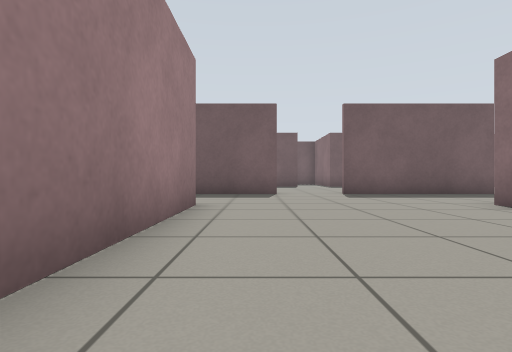
view 1 (above)

24 first-person views from a walk through a Gazebo world. The camera is 0.5 m above the floor, looks level and sees 80° across. The floor is counted in squares, 1 m on a side. Each view is taken from the middle of a square. On the plan, view 1 faces up. The plan holds only what a view shows up to about 9 squares ahead; the rest is blank. Simple patterns stand in for the simulator's built-in surfaces.

view 2
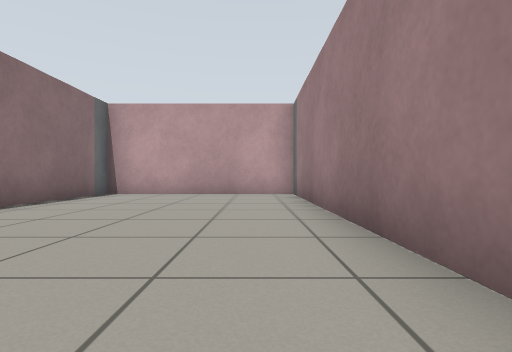

view 3
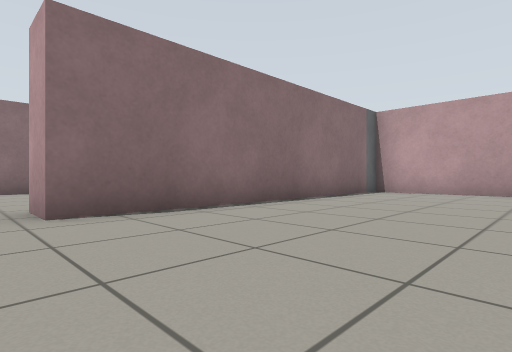

view 4
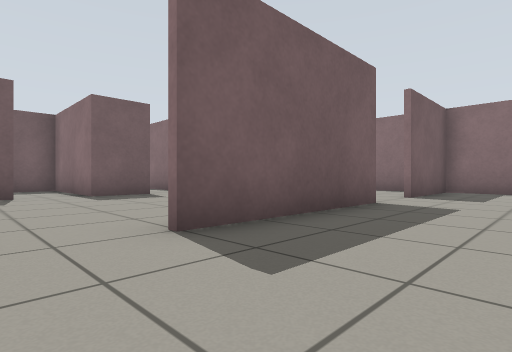

view 5
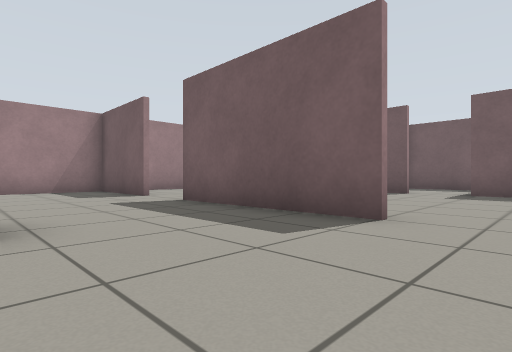

view 6
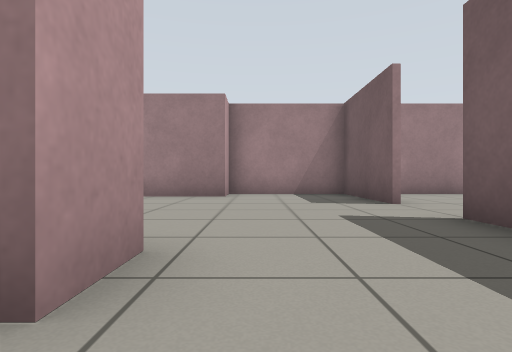

view 7
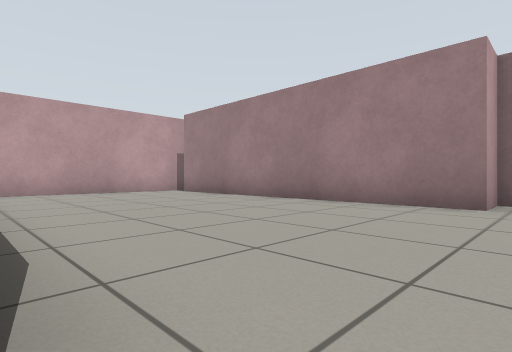

view 8
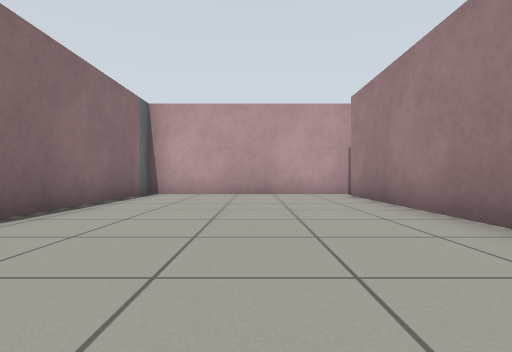

view 9
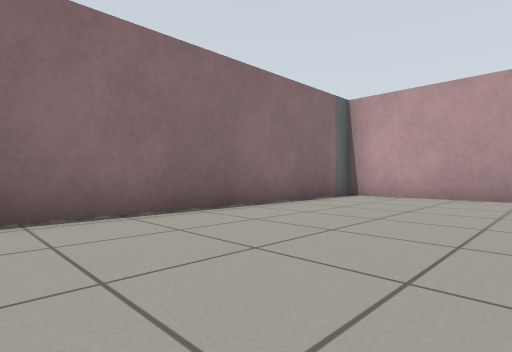

view 10
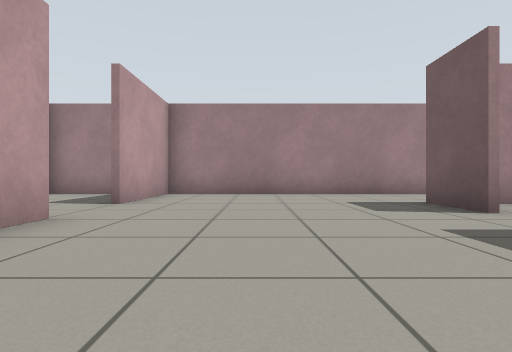

view 11
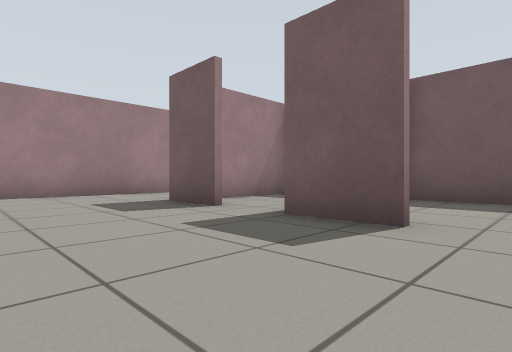

view 12
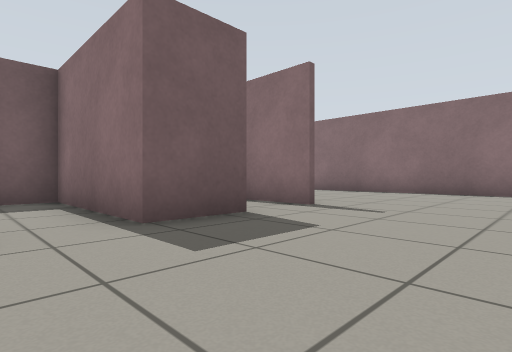

view 13
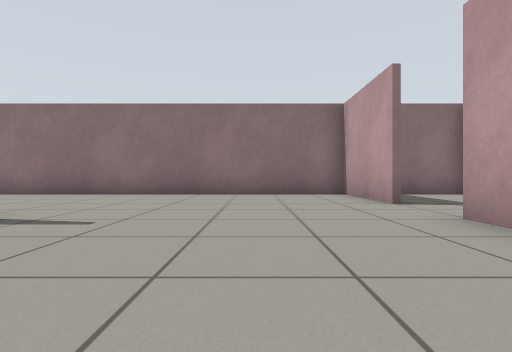

view 14
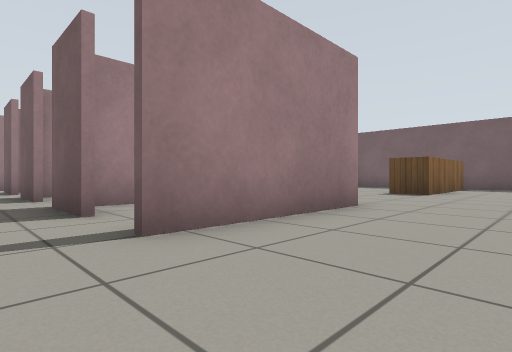

view 15
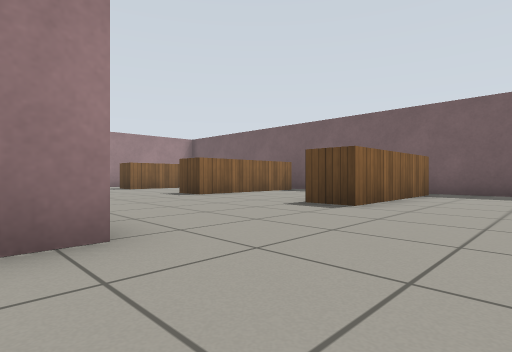

view 16
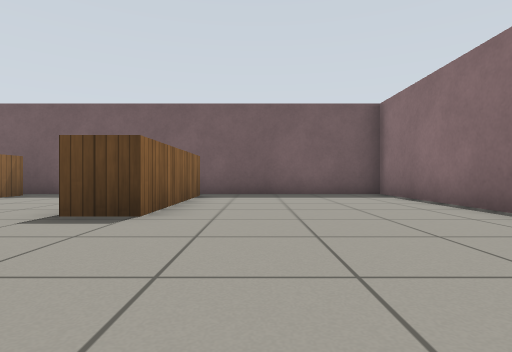

view 17
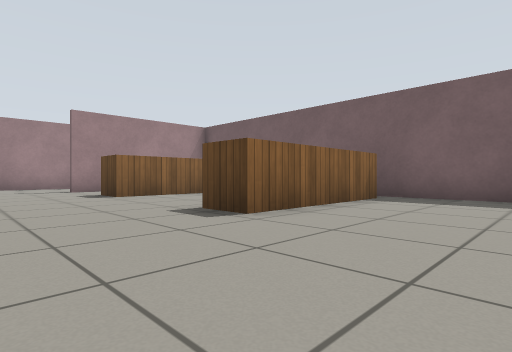

view 18
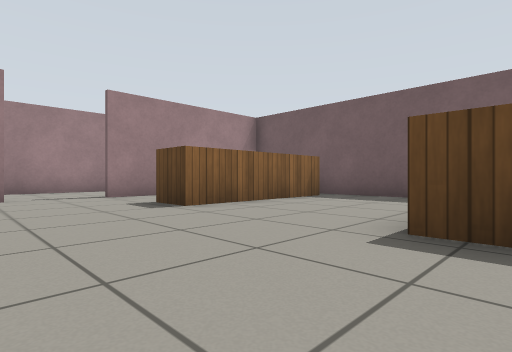

view 19
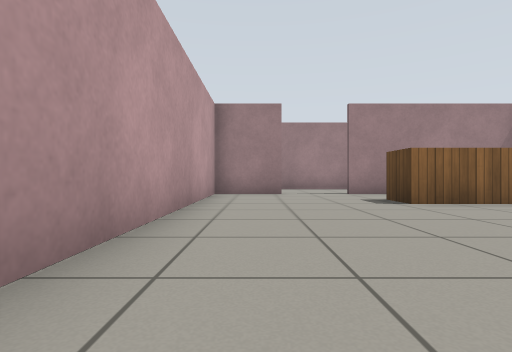

view 20
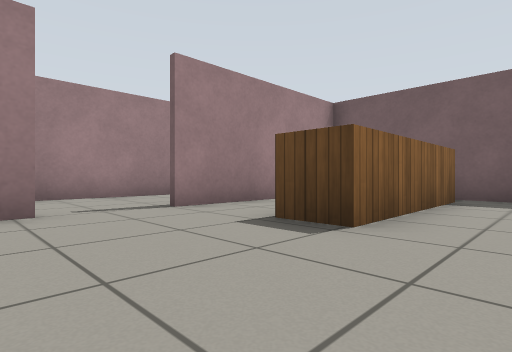

view 21
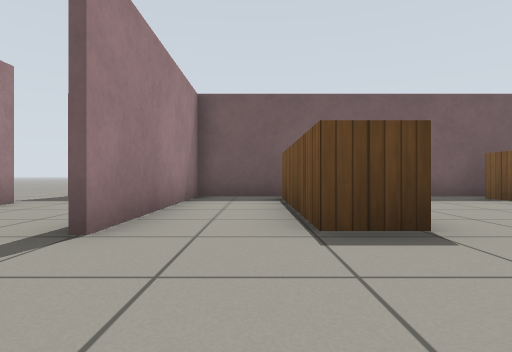

view 22
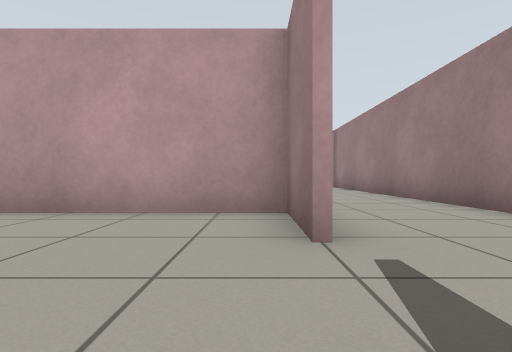

view 23
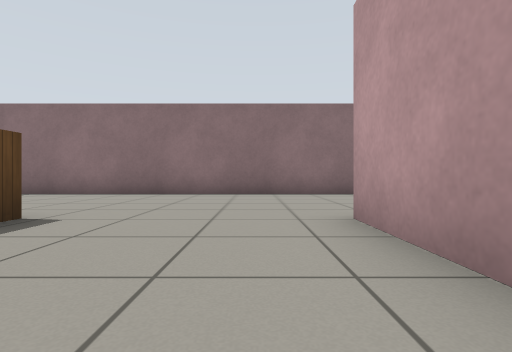

view 24
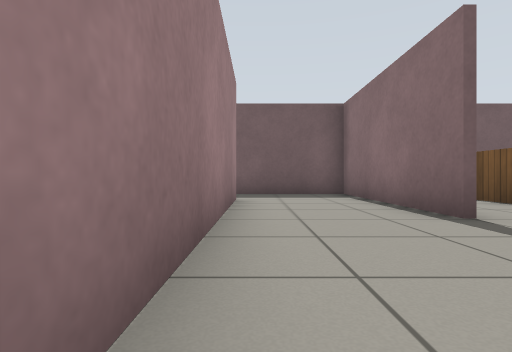

### Floor plan
Points are (right, up) in squares from view 1. A wall is a line through its corners. A room is listed if a view was taken in it or the views show most of it. See-through windows are left out.
Room 1 (views 1, 2, 3, 4, 5, 6)
walls: (-1, 5.3) (-1, -2.4); (0.6, 8.4) (-0.4, 8.4); (4.1, -2.4) (4.1, 5.3) (5.1, 5.3); (5.6, 8.4) (2.4, 8.4); (-0.4, -3.4) (3.5, -3.4)
ways out: opening at (-1.5, 6.5) to room 2; opening at (1.5, 8) to room 3; opening at (4.5, 6.5)
Room 2 (views 7, 8, 9)
walls: (-2.1, 5.3) (-1, 5.3); (-5.4, 8.4) (-8.5, 8.4); (-8.4, 8) (-8.4, 5.3) (-7.4, 5.3) (-7.4, -2.8); (-2, -2.5) (-2, 3.8); (-7.6, -3.4) (-2.4, -3.4); (-0.4, 8.4) (-3.6, 8.4)
ways out: opening at (-1.5, 6.5) to room 1; opening at (-4.5, 8) to room 3
Room 3 (views 10, 11, 12, 13, 14, 15, 16, 17, 18, 19, 20, 21, 22, 23, 24)
walls: (4.2, 17.9) (6.6, 17.9) (6.6, 14); (2, 14.1) (0.4, 14.1); (-1, 14.1) (-2.6, 14.1); (5, 14.1) (3.4, 14.1); (-5.4, 19.7) (-5.4, 17.9) (1.7, 17.9); (-4, 14.1) (-5.6, 14.1); (-5.6, 21.5) (-5.6, 26.5); (-5.4, 26.5) (-5.4, 21.5); (-8.4, 24.6) (-8.4, 8); (-3.6, 8.6) (-2.9, 8.6); (5.9, 8.6) (6.6, 8.6); (8.4, 8.6) (11.4, 8.6) (11.4, 26.4) (-8.6, 26.4); (-8.5, 8.6) (-5.4, 8.6)
low walls: (1.1, 25) (1.1, 25.8); (2.1, 25.8) (2.1, 21.8) (1, 21.8); (-2.4, 25.8) (-2.4, 21.8) (-3.4, 21.8) (-3.4, 25.8); (6.6, 25.7) (6.6, 21.8) (5.5, 21.8)
ways out: opening at (1.5, 8) to room 1; opening at (-4.5, 8) to room 2; opening at (-9.5, 26); opening at (7.5, 8)
Room 4 (no view inside)
walls: (-2.4, -3.4) (-0.4, -3.4)
objects: grey post (-2, -3) to (-1, -3)

Positions as (right, up) in squares from view 1, and headings:
1: (0, 0), facing up
2: (0, 5), facing down
3: (0, 6), facing down-right
4: (1, 6), facing up-right
5: (2, 5), facing up-left
6: (0, 6), facing left
7: (-2, 6), facing down-left
8: (-5, 5), facing down
9: (-6, 4), facing down-right
10: (0, 11), facing left
11: (0, 11), facing up-left
12: (2, 11), facing up-right
13: (3, 11), facing right
14: (9, 13), facing up-left
15: (9, 17), facing up-left
16: (8, 18), facing up
17: (5, 19), facing up-left
18: (2, 19), facing up-left
19: (3, 19), facing left
20: (-1, 19), facing up-left
21: (-4, 19), facing up
22: (-5, 22), facing down
23: (3, 19), facing right
24: (-8, 18), facing up
